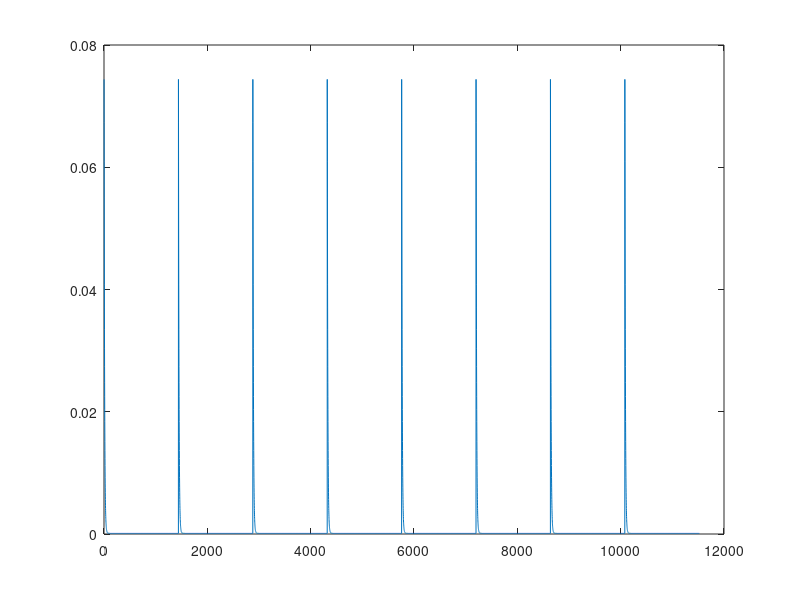

Write MATLAB code to recreate this figure. (Note: this script raises an error after producing the figure.)
function [PC LC T] = epcmetamodel(constB,constA,k_PL0)
%EPCMETAMODEL   Rate constant dynamics for kinetic models.
%   EPCMETAMODEL models temporal changes of place cell-to-low rate cell
%   rate constant (low rate cell-to-place cell rate constant is kept fixed.)
%   It calls EPCKINETICMODELL for each day and hour (two nested cycles).
%   EPCKINETICMODEL simulates one hour with given rate constants.
%
%   EPCMETAMODEL simulates rate constant changes as follows. Each day
%   begins with an abrupt increase, followed by an exponential decay. The
%   dynamics is of the form exp(-bt-a). 'b' is the time constant of the
%   decay and 'a' controls the extent of the increase.
%
%   [PC LC T] = EPCMETAMODEL(B,A) runs the model with the constants given 
%   as  input arguments. It returns the dynamics of place cells (PC) and
%   low rate cells (LC) with their corresponding time vector (T).
%
%   [PC LC T] = EPCMETAMODEL(B,A,K_PL0) takes the initial PC to LC rate
%   constant as third input argument.
%
%   Initial rate constants and concentrations represent a steady state
%   system, where place cells constitute 70.75% of all cells. Initial PC to
%   LC rate constant determines LC to PC rate constant based on the initial
%   steady state (kept constant afterwards). It also determines the value
%   the PC to LC rate constant converges to after every abrupt increase
%   (since convergence is to steady state).
%
%   See also EPCKINETICMODEL, EPCFIT and EPCERROR.

% calls epckineticmodel
% epckineticmodell simulates one hour with given parameters
% parameters change in epcmetamodel
% cycle for the hours and days
% rate constant changes: get abrubtly multiplied by sg, and slowly decays (two params)
% these two params we should fit to real data
% params of epckineticmodell: initial concentrations - should estimate from control data
% and steady-state rate constants: sets the noise - can be set arbitrarily?

% fitting to data: a third program should get the samples corresponding to
% the recordings
% least-square fit for the two parameters? might be VERY SLOW...

% Input argument check
error(nargchk(0,3,nargin))
if nargin < 3
    k_PL0 = 0.0001;
end
if nargin < 2
    constA = 2.5;
end
if nargin < 1
    constB = 0.1;
end

% Equilibrium rate constants
k_LP0 = 70.75 / (100 - 70.75) * k_PL0;   % 70.75% PC based on real data; steady state

% Generate rate constant dynamics
x = 1:24*60;
ex = exp(-constB*x-constA);
k_PL = k_PL0 + ex;
for dys = 2:8
    k_PL = [k_PL ex+k_PL(end)];
end
k_PL = [k_PL k_PL(end) k_PL(end)];   % we need two more elements for the loop
figure;plot(k_PL)

% First run (3 hours)
pc = 74.06;
[PC LC T] = epckineticmodel(pc,k_PL0*ones(1,61),k_LP0,0);
for phrs = 2:3
    [PCt LCt Tt] = epckineticmodel(pc,k_PL0*ones(1,61),k_LP0,0);
    PC = [PC PCt];   %#ok<AGROW>
    LC = [LC LCt];   %#ok<AGROW>
    T = [T Tt+phrs*60];   %#ok<AGROW>
end

% Loop days and hours (resolution will be minutes)
for dys = 1:8
%     disp(dys)
    for hrs = 1:24
        pc = PC(end);   % start from last concentration
        t0 = (dys - 1) * 24 * 60 + (hrs - 1) * 60 + 1;
        t1 = t0 + 61;
        [PCt LCt Tt] = epckineticmodel(pc,k_PL(t0:t1),k_LP0,0);
        PC = [PC PCt];   %#ok<AGROW>
        LC = [LC LCt];   %#ok<AGROW>
        T = [T Tt+(dys-1)*24*60+hrs*60];   %#ok<AGROW>
    end
%     close all
end

% Plot
close all
figure
hold on
P1 = plot(T,LC,'b');
P2 = plot(T,PC,'r');
legend([P2 P1],{'place cell' 'low rate cell'})
% keyboard

% Supress output
if nargout == 0
    clear
end